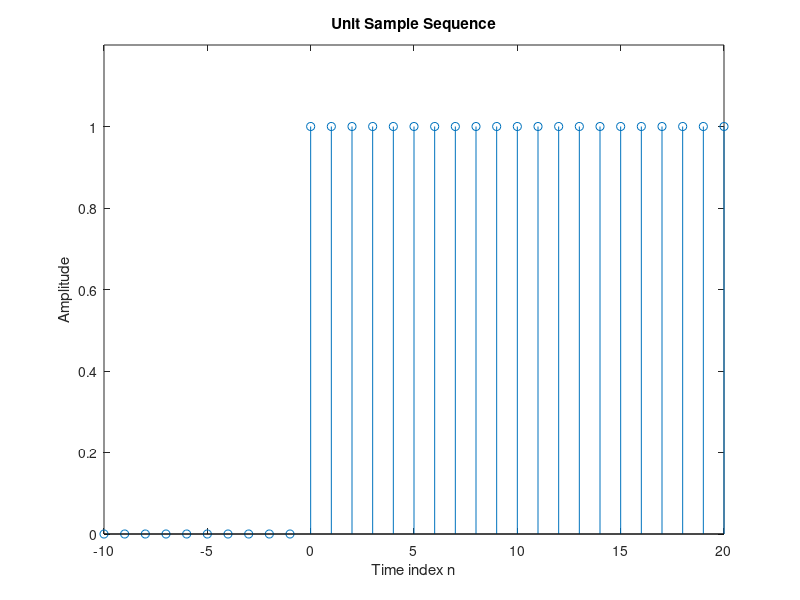

Here is the MATLAB script that generated this plot:
% Program Q1.4
% Generation of a Unit Sample Sequence 
clf;
% Generate a vector from -10 to 20
n = -10:20;
% Generate the unit sample sequence
s = [zeros(1,10) ones(1,21)];
% Plot the unit sample sequence
stem(n,s);
xlabel('Time index n');ylabel('Amplitude');
title('Unit Sample Sequence');
axis([-10 20 0 1.2]);
